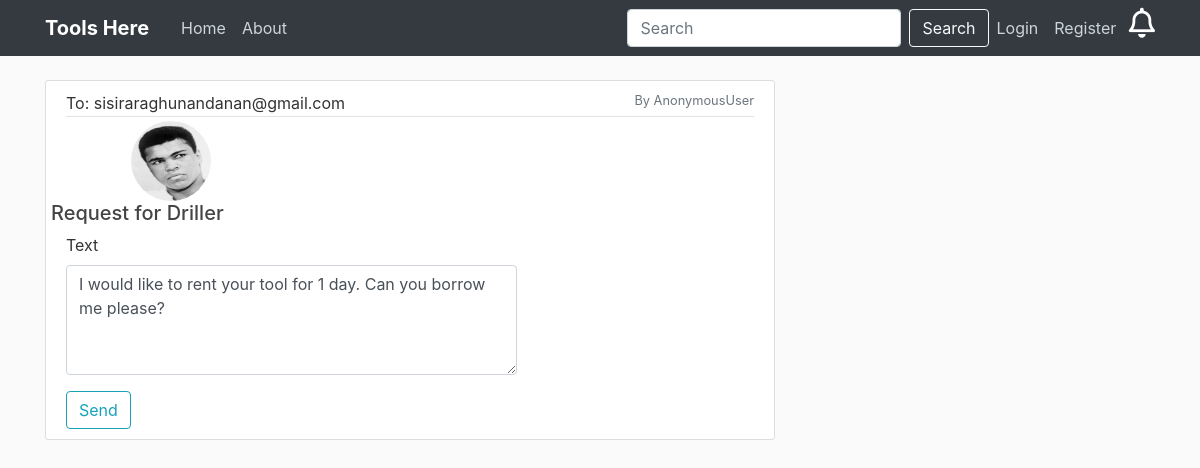
/post/2/requesttool, run on the app's committed database.
### accounts/models.py (models this page shows)
class CustomUser(AbstractUser):
    username = None
    email = models.EmailField(_('email address'), unique=True)
    phone = models.CharField(max_length=10, null=True)
    address = models.CharField(max_length=200, null=True)
    USERNAME_FIELD = 'email'
    REQUIRED_FIELDS = []
    objects = CustomUserManager()

### home/models.py (models this page shows, shortened)
class Post(models.Model):
	tool = models.CharField(max_length=100)
	content = models.CharField(max_length=300)
	rent = models.DecimalField(decimal_places=2,max_digits=12)
	rent_type = models.CharField(max_length=100,choices=RENT_CHOICES,default=RENT_CHOICES[0][0])
	rating = models.FloatField(default=0)
	owner = models.ForeignKey(CustomUser, on_delete=models.CASCADE)
	image = models.ImageField(default='default.jpg', upload_to='tool_pics')
	available = models.BooleanField(default=False)

### users/models.py (models this page shows, shortened)
class Profile(models.Model):
    user = models.OneToOneField(CustomUser, on_delete=models.CASCADE)
    image = models.ImageField(default='default.jpg', upload_to='profile_pics')

### home/views.py (the view)
# urls.py: path('post/<int:pk>/requesttool', RequestToolView, name='request-post'),
def RequestToolView(request, pk):
	post = Post.objects.get(id=pk)#pk is the post id passed from url
	user = request.user
	if request.method == 'POST':
		form = RequestToolForm(request.POST)
		if form.is_valid():
			req = form.save(commit=False)
			req.from_user = user
			req.to_user = post.owner
			req.post = post
			req.save()
			return HttpResponseRedirect(reverse('post-detail',args=[pk])) #post details lekk aanu thirich povuka
	else:
		form = RequestToolForm()
	context = {
		'form': form,
		'post': post,
		'from_user': user,
		'to_user' : post.owner,
	}
	template = loader.get_template('request_tool.html')
	return HttpResponse(template.render(context,request))

### home/forms.py
class RequestToolForm(forms.ModelForm):
	text = forms.CharField(widget=forms.Textarea(attrs={'class':'materialize-textarea','rows':4}),
		initial="I would like to rent your tool for 1 day. Can you borrow me please?", required=False)
	class Meta:
		model = RequestTool
		fields = ('text',)

### home/templates/request_tool.html (shortened to what this page needs)
{% extends "base.html" %}
{% load crispy_forms_tags %}
{% block content %}
      <article class="media content-section">
          <div class="media-body">
            <div class="article-metadata d-flex justify-content-between"> To: {{ to_user }}
            <small class="text-muted">By {{ from_user }}</small>
            </div>
            <div class="row padding">
              <div class="col-md-4 d-flex justify-content-center">
                <img class="rounded-circle" src="{{ post.owner.profile.image.url }}" width="80" height="80">
              </div>
              <div>
                <h5 class="article-title">Request for {{post.tool}}</h5>
                <form method="POST" action="" role="form" class="col s12">
                  {{ form|crispy }}
                  <button type="submit" name="action" class="btn btn-outline-info" onclick="return confirm('Are you sure?');">Send</button>
                </form>
              </div>
            </div>
          </div>
      </article>
{% endblock content %}

### tools2/static/home/main.css (style rules this page uses)
body { background: #fafafa; color: #333333; margin-top: 5rem; }
h1, h2, h3, h4, h5, h6 { color: #444444; }
.content-section { background: #ffffff; padding: 10px 20px; border: 1px solid #dddddd; border-radius: 3px; margin-bottom: 20px; }
.article-title { color: #444444; }
.article-metadata { padding-bottom: 1px; margin-bottom: 4px; border-bottom: 1px solid #e3e3e3 }

### data on the page
CustomUser: email "sisiraraghunandanan@gmail.com"
Post: owner.profile.image (picture), tool "Driller"

### other printed values
{{ from_user }} "AnonymousUser"
